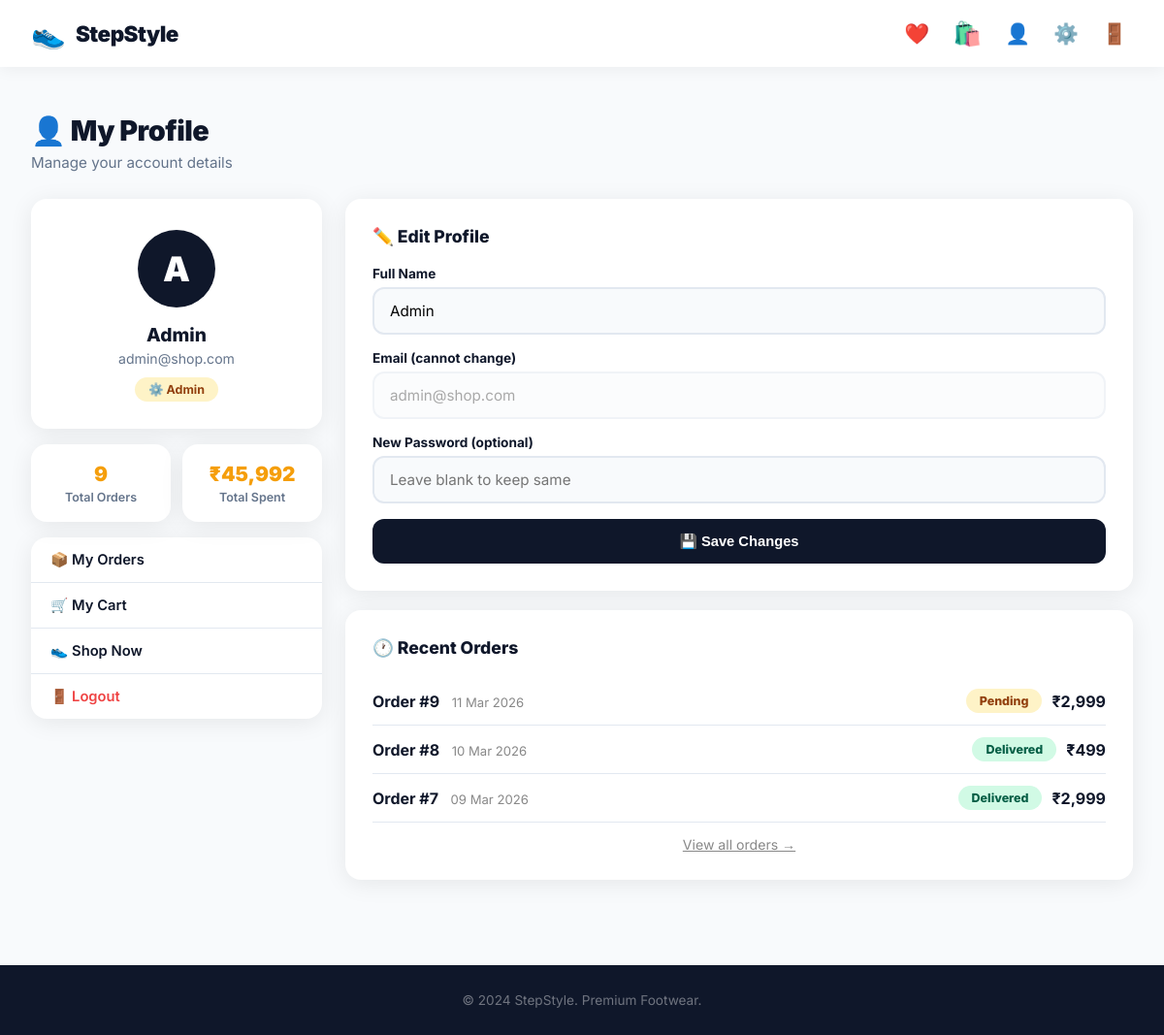
The app's page /profile (signed in), older data.
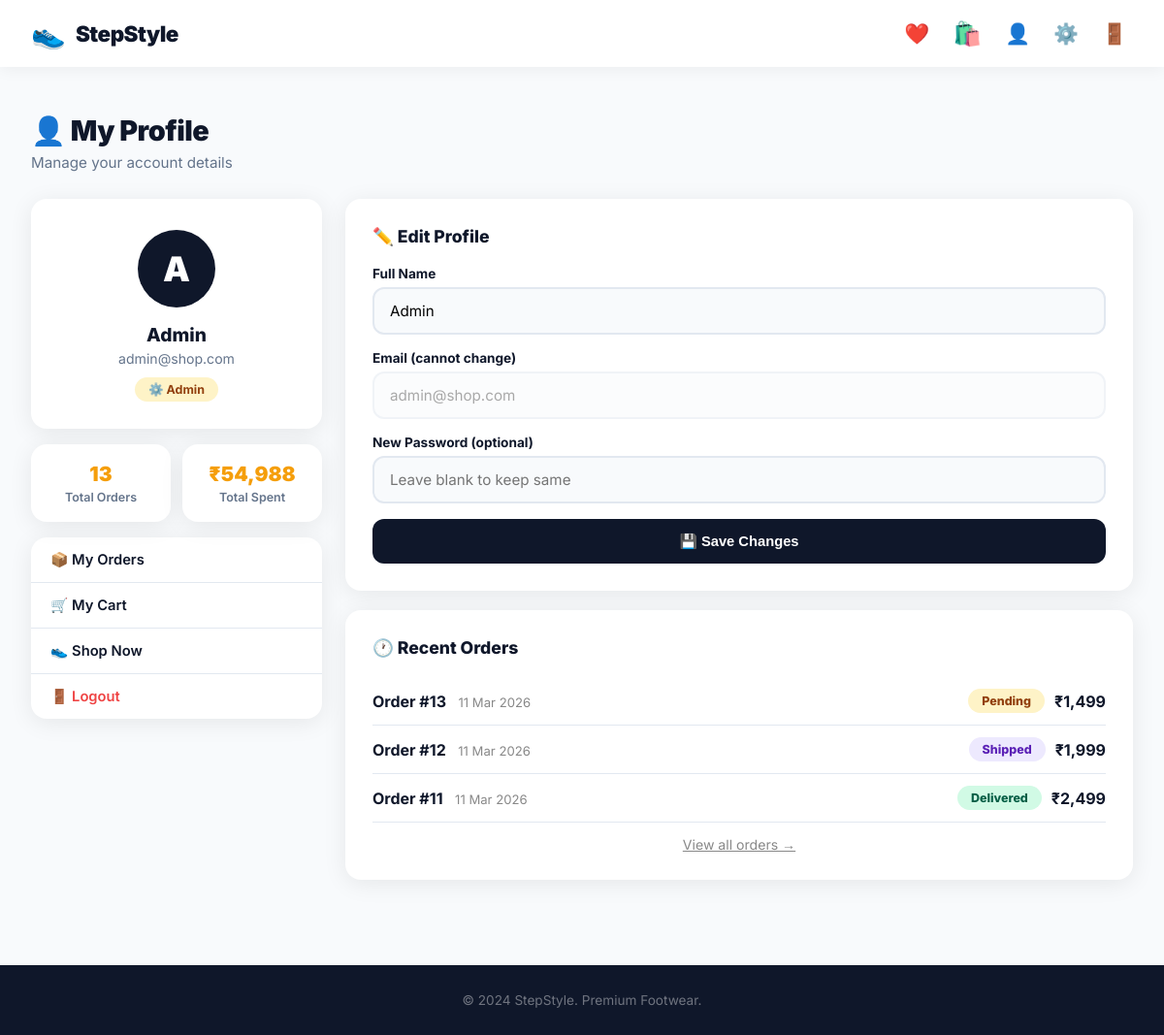
The same page, newer data.
### app.py (models this page shows)
class User(db.Model):
    id = db.Column(db.Integer, primary_key=True)
    name = db.Column(db.String(100))
    email = db.Column(db.String(120), unique=True)
    password = db.Column(db.String(200))
    is_admin = db.Column(db.Boolean, default=False)

class Order(db.Model):
    id = db.Column(db.Integer, primary_key=True)
    user_id = db.Column(db.Integer)
    items = db.Column(db.Text)
    total = db.Column(db.Float)
    status = db.Column(db.String(50), default='Pending')
    address = db.Column(db.Text)
    date = db.Column(db.DateTime, default=datetime.utcnow)

### app.py (the view)
@app.route('/profile')
def profile():
    if 'user_id' not in session:
        return redirect(url_for('login'))
    user = User.query.get(session['user_id'])
    orders = Order.query.filter_by(user_id=session['user_id']).all()
    total_spent = sum(o.total for o in orders)
    return render_template('profile.html', user=user,
                           orders=orders, total_spent=total_spent)

### app.py (called while the page is built)
def get_cart():
    return session.get('cart', {})

def cart_count():
    return sum(i['qty'] for i in get_cart().values())

### templates/profile.html
{% extends 'base.html' %}
{% block content %}
<div class="section">
    <h2 class="section-title">👤 My Profile</h2>
    <p class="section-sub">Manage your account details</p>
    <div class="profile-layout">
        <div class="profile-left">
            <div class="profile-card">
                <div class="profile-avatar">
                    {{ user.name[0].upper() }}
                </div>
                <h3>{{ user.name }}</h3>
                <p>{{ user.email }}</p>
                {% if user.is_admin %}
                <span class="admin-badge">⚙️ Admin</span>
                {% else %}
                <span class="user-badge">👤 Customer</span>
                {% endif %}
            </div>
            <div class="profile-stats">
                <div class="pstat">
                    <h4>{{ orders|length }}</h4>
                    <p>Total Orders</p>
                </div>
                <div class="pstat">
                    <h4>₹{{ "{:,.0f}".format(total_spent) }}</h4>
                    <p>Total Spent</p>
                </div>
            </div>
            <div class="profile-links">
                <a href="{{ url_for('my_orders') }}" class="plink">
                    📦 My Orders
                </a>
                <a href="{{ url_for('cart') }}" class="plink">
                    🛒 My Cart
                </a>
                <a href="{{ url_for('products') }}" class="plink">
                    👟 Shop Now
                </a>
                <a href="{{ url_for('logout') }}" class="plink logout">
                    🚪 Logout
                </a>
            </div>
        </div>
        <div class="profile-right">
            <div class="profile-form-card">
                <h3>✏️ Edit Profile</h3>
                <form method="POST" action="{{ url_for('update_profile') }}">
                    <div class="form-group">
                        <label>Full Name</label>
                        <input type="text" name="name"
                               value="{{ user.name }}" required>
                    </div>
                    <div class="form-group">
                        <label>Email (cannot change)</label>
                        <input type="email" value="{{ user.email }}" disabled>
                    </div>
                    <div class="form-group">
                        <label>New Password (optional)</label>
                        <input type="password" name="new_password"
                               placeholder="Leave blank to keep same">
                    </div>
                    <button type="submit" class="btn"
                        style="width:100%;padding:14px;border-radius:12px;">
                        💾 Save Changes
                    </button>
                </form>
            </div>
            <div class="profile-form-card" style="margin-top:20px;">
                <h3>🕐 Recent Orders</h3>
                {% if orders %}
                {% for order in orders[-3:]|reverse %}
                <div class="mini-order">
                    <div>
                        <strong>Order #{{ order.id }}</strong>
                        <span style="color:#888;font-size:0.82rem;margin-left:8px;">
                            {{ order.date.strftime('%d %b %Y') }}
                        </span>
                    </div>
                    <div style="display:flex;align-items:center;gap:10px;">
                        <span class="status {{ order.status|lower }}">{{ order.status }}</span>
                        <strong>₹{{ "{:,.0f}".format(order.total) }}</strong>
                    </div>
                </div>
                {% endfor %}
                <a href="{{ url_for('my_orders') }}"
                   style="display:block;text-align:center;margin-top:14px;color:#888;font-size:0.88rem;">
                    View all orders →
                </a>
                {% else %}
                <div class="empty" style="padding:30px;">
                    <p>No orders yet!</p>
                    <a href="{{ url_for('products') }}" class="btn" style="margin-top:10px;">Shop Now</a>
                </div>
                {% endif %}
            </div>
        </div>
    </div>
</div>
{% endblock %}

### templates/base.html (shortened to what this page needs)
<!DOCTYPE html>
<html>
<head>
    <link rel="stylesheet" href="{{ url_for('static', filename='css/style.css') }}">
</head>
<body>
<nav class="navbar">
    <a href="{{ url_for('index') }}" class="logo">
        <span class="logo-icon">👟</span>
        <span class="logo-text">StepStyle</span>
    </a>
    <div class="nav-right">
        {% if session.user_id %}
            <a href="{{ url_for('wishlist') }}" class="nav-icon-btn">❤️</a>
            <a href="{{ url_for('cart') }}" class="cart-btn">
                🛍️
            </a>
            <a href="{{ url_for('profile') }}" class="nav-icon-btn">👤</a>
            {% if session.is_admin %}
            <a href="{{ url_for('admin_dashboard') }}" class="nav-icon-btn">⚙️</a>
            {% endif %}
            <a href="{{ url_for('logout') }}" class="nav-icon-btn">🚪</a>
        {% else %}
            <a href="{{ url_for('login') }}" class="nav-btn-outline">Login</a>
            <a href="{{ url_for('register') }}" class="nav-btn-fill">Register</a>
        {% endif %}
    </div>
</nav>
<div class="main">{% block content %}{% endblock %}</div>
<footer>
    <p>© 2024 StepStyle. Premium Footwear.</p>
</footer>
</body>
</html>

### static/css/style.css (style rules this page uses)
* { margin: 0; padding: 0; box-sizing: border-box; }
:root { --primary: #0f172a; --accent: #f59e0b; --accent2: #e94560; --light: #f8fafc; --white: #ffffff; --gray: #64748b; --border: #e2e8f0; --radius: 16px; --shadow: 0 4px 24px rgba(0,0,0,0.08); --shadow-lg: 0 12px 40px rgba(0,0,0,0.15); }
body { font-family: 'Inter', sans-serif; background: var(--light); color: var(--primary); }
.navbar { background: var(--white); padding: 14px 32px; display: flex; justify-content: space-between; align-items: center; box-shadow: 0 2px 16px rgba(0,0,0,0.06); position: sticky; top: 0; z-index: 100; }
.logo { display: flex; align-items: center; gap: 10px; text-decoration: none; }
.logo-icon { font-size: 1.8rem; }
.logo-text { font-size: 1.4rem; font-weight: 900; color: var(--primary); letter-spacing: -0.5px; }
.nav-right { display: flex; align-items: center; gap: 12px; }
.cart-btn { position: relative; font-size: 1.5rem; text-decoration: none; padding: 6px; }
.nav-icon-btn { font-size: 1.3rem; text-decoration: none; padding: 6px; }
.main { min-height: calc(100vh - 130px); }
.section { padding: 48px 32px; max-width: 1200px; margin: 0 auto; }
.section-title { font-size: 1.8rem; font-weight: 900; margin-bottom: 6px; letter-spacing: -0.5px; }
.section-sub { color: var(--gray); font-size: 0.95rem; margin-bottom: 28px; }
.btn { background: var(--primary); color: white; padding: 12px 26px; border: none; border-radius: 30px; cursor: pointer; font-size: 0.92rem; font-weight: 700; text-decoration: none; display: inline-block; transition: all 0.2s; }
.status { padding: 5px 14px; border-radius: 20px; font-size: 0.78rem; font-weight: 800; }
.status.pending { background: #fef3c7; color: #92400e; }
.status.shipped { background: #ede9fe; color: #5b21b6; }
.status.delivered { background: #d1fae5; color: #065f46; }
footer { background: var(--primary); color: rgba(255,255,255,0.4); text-align: center; padding: 28px; font-size: 0.85rem; margin-top: 40px; }
.profile-layout { display: grid; grid-template-columns: 300px 1fr; gap: 24px; align-items: start; }
.profile-card { background: white; border-radius: var(--radius); padding: 32px 24px; text-align: center; box-shadow: var(--shadow); margin-bottom: 16px; }
.profile-avatar { width: 80px; height: 80px; background: var(--primary); color: white; font-size: 2.2rem; font-weight: 900; border-radius: 50%; display: flex; align-items: center; justify-content: center; margin: 0 auto 16px; }
.profile-card h3 { font-size: 1.2rem; font-weight: 800; margin-bottom: 4px; }
.profile-card p { color: var(--gray); font-size: 0.88rem; margin-bottom: 12px; }
.admin-badge { background: #fef3c7; color: #92400e; padding: 5px 14px; border-radius: 20px; font-size: 0.78rem; font-weight: 700; }
.profile-stats { display: grid; grid-template-columns: 1fr 1fr; gap: 12px; margin-bottom: 16px; }
.pstat { background: white; border-radius: var(--radius); padding: 18px; text-align: center; box-shadow: var(--shadow); }
.pstat h4 { font-size: 1.3rem; font-weight: 900; color: var(--accent); margin-bottom: 4px; }
.pstat p { color: var(--gray); font-size: 0.78rem; font-weight: 600; }
.profile-links { background: white; border-radius: var(--radius); overflow: hidden; box-shadow: var(--shadow); }
.plink { display: flex; align-items: center; gap: 10px; padding: 14px 20px; color: var(--primary); font-size: 0.92rem; font-weight: 600; text-decoration: none; border-bottom: 1px solid var(--border); transition: all 0.2s; }
.plink:last-child { border-bottom: none; }
.plink.logout { color: #ef4444; }
.profile-right { display: flex; flex-direction: column; gap: 0; }
.profile-form-card { background: white; border-radius: var(--radius); padding: 28px; box-shadow: var(--shadow); }
.profile-form-card h3 { font-size: 1.1rem; font-weight: 800; margin-bottom: 20px; }
.form-group { display: flex; flex-direction: column; gap: 6px; margin-bottom: 16px; }
.form-group label { font-size: 0.85rem; font-weight: 700; color: var(--primary); }
.form-group input { padding: 13px 16px; border: 2px solid var(--border); border-radius: 12px; font-size: 0.95rem; font-family: inherit; background: #f8fafc; transition: all 0.2s; }
.form-group input:disabled { opacity: 0.5; cursor: not-allowed; }
.mini-order { display: flex; justify-content: space-between; align-items: center; padding: 12px 0; border-bottom: 1px solid var(--border); }

Row changes from the older to the newer data that the page shows:
no longer on this page (row edited): Order: id "9", date "11 Mar 2026", status "Pending", total "2,999"
no longer on this page (row unchanged): Order: id "8", date "10 Mar 2026", status "Delivered", total "499"
no longer on this page (row unchanged): Order: id "7", date "09 Mar 2026", status "Delivered", total "2,999"
added Order: id "13", date "11 Mar 2026", status "Pending", total "1,499"
added Order: id "12", date "11 Mar 2026", status "Shipped", total "1,999"
added Order: id "11", date "11 Mar 2026", status "Delivered", total "2,499"
Text that changed along with them:
{{ orders|length }}: "9" → "13"
{{ "{:,.0f}".format(total_spent) }}: "45,992" → "54,988"
